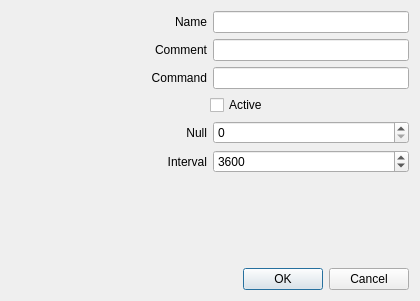
<?xml version="1.0" encoding="UTF-8"?>
<ui version="4.0">
 <class>ExtUpgrade</class>
 <widget class="QDialog" name="ExtUpgrade">
  <property name="geometry">
   <rect>
    <x>0</x>
    <y>0</y>
    <width>420</width>
    <height>301</height>
   </rect>
  </property>
  <property name="windowTitle">
   <string>Configuration</string>
  </property>
  <layout class="QVBoxLayout" name="verticalLayout">
   <item>
    <layout class="QHBoxLayout" name="layout_name">
     <item>
      <widget class="QLabel" name="label_name">
       <property name="sizePolicy">
        <sizepolicy hsizetype="Expanding" vsizetype="Preferred">
         <horstretch>0</horstretch>
         <verstretch>0</verstretch>
        </sizepolicy>
       </property>
       <property name="text">
        <string>Name</string>
       </property>
       <property name="alignment">
        <set>Qt::AlignRight|Qt::AlignTrailing|Qt::AlignVCenter</set>
       </property>
      </widget>
     </item>
     <item>
      <widget class="QLineEdit" name="lineEdit_name"/>
     </item>
    </layout>
   </item>
   <item>
    <layout class="QHBoxLayout" name="layout_comment">
     <item>
      <widget class="QLabel" name="label_comment">
       <property name="sizePolicy">
        <sizepolicy hsizetype="Expanding" vsizetype="Preferred">
         <horstretch>0</horstretch>
         <verstretch>0</verstretch>
        </sizepolicy>
       </property>
       <property name="text">
        <string>Comment</string>
       </property>
       <property name="alignment">
        <set>Qt::AlignRight|Qt::AlignTrailing|Qt::AlignVCenter</set>
       </property>
      </widget>
     </item>
     <item>
      <widget class="QLineEdit" name="lineEdit_comment"/>
     </item>
    </layout>
   </item>
   <item>
    <layout class="QHBoxLayout" name="layout_command">
     <item>
      <widget class="QLabel" name="label_command">
       <property name="sizePolicy">
        <sizepolicy hsizetype="Expanding" vsizetype="Preferred">
         <horstretch>0</horstretch>
         <verstretch>0</verstretch>
        </sizepolicy>
       </property>
       <property name="text">
        <string>Command</string>
       </property>
       <property name="alignment">
        <set>Qt::AlignRight|Qt::AlignTrailing|Qt::AlignVCenter</set>
       </property>
      </widget>
     </item>
     <item>
      <widget class="QLineEdit" name="lineEdit_command"/>
     </item>
    </layout>
   </item>
   <item>
    <layout class="QHBoxLayout" name="layout_active">
     <item>
      <spacer name="spacer_active">
       <property name="orientation">
        <enum>Qt::Horizontal</enum>
       </property>
       <property name="sizeHint" stdset="0">
        <size>
         <width>40</width>
         <height>20</height>
        </size>
       </property>
      </spacer>
     </item>
     <item>
      <widget class="QCheckBox" name="checkBox_active">
       <property name="sizePolicy">
        <sizepolicy hsizetype="Expanding" vsizetype="Fixed">
         <horstretch>0</horstretch>
         <verstretch>0</verstretch>
        </sizepolicy>
       </property>
       <property name="text">
        <string>Active</string>
       </property>
      </widget>
     </item>
    </layout>
   </item>
   <item>
    <layout class="QHBoxLayout" name="layout_null">
     <item>
      <widget class="QLabel" name="label_null">
       <property name="text">
        <string>Null</string>
       </property>
       <property name="alignment">
        <set>Qt::AlignRight|Qt::AlignTrailing|Qt::AlignVCenter</set>
       </property>
      </widget>
     </item>
     <item>
      <widget class="QSpinBox" name="spinBox_null">
       <property name="minimum">
        <number>0</number>
       </property>
       <property name="value">
        <number>0</number>
       </property>
      </widget>
     </item>
    </layout>
   </item>
   <item>
    <layout class="QHBoxLayout" name="layout_interval">
     <item>
      <widget class="QLabel" name="label_interval">
       <property name="text">
        <string>Interval</string>
       </property>
       <property name="alignment">
        <set>Qt::AlignRight|Qt::AlignTrailing|Qt::AlignVCenter</set>
       </property>
      </widget>
     </item>
     <item>
      <widget class="QSpinBox" name="spinBox_interval">
       <property name="minimum">
        <number>1</number>
       </property>
       <property name="maximum">
        <number>10000</number>
       </property>
       <property name="singleStep">
        <number>500</number>
       </property>
       <property name="value">
        <number>3600</number>
       </property>
      </widget>
     </item>
    </layout>
   </item>
   <item>
    <spacer name="verticalSpacer">
     <property name="orientation">
      <enum>Qt::Vertical</enum>
     </property>
     <property name="sizeHint" stdset="0">
      <size>
       <width>20</width>
       <height>40</height>
      </size>
     </property>
    </spacer>
   </item>
   <item>
    <widget class="QDialogButtonBox" name="buttonBox">
     <property name="orientation">
      <enum>Qt::Horizontal</enum>
     </property>
     <property name="standardButtons">
      <set>QDialogButtonBox::Cancel|QDialogButtonBox::Ok</set>
     </property>
    </widget>
   </item>
  </layout>
 </widget>
 <resources/>
 <connections>
  <connection>
   <sender>buttonBox</sender>
   <signal>accepted()</signal>
   <receiver>ExtUpgrade</receiver>
   <slot>accept()</slot>
   <hints>
    <hint type="sourcelabel">
     <x>248</x>
     <y>254</y>
    </hint>
    <hint type="destinationlabel">
     <x>157</x>
     <y>274</y>
    </hint>
   </hints>
  </connection>
  <connection>
   <sender>buttonBox</sender>
   <signal>rejected()</signal>
   <receiver>ExtUpgrade</receiver>
   <slot>reject()</slot>
   <hints>
    <hint type="sourcelabel">
     <x>316</x>
     <y>260</y>
    </hint>
    <hint type="destinationlabel">
     <x>286</x>
     <y>274</y>
    </hint>
   </hints>
  </connection>
 </connections>
</ui>
